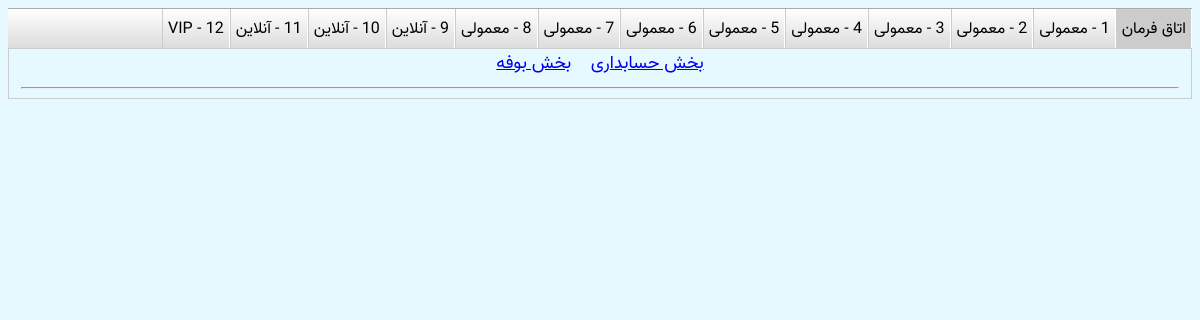
The page / on the database its author committed.
### tables this page shows
CREATE TABLE `plans` (
  `id` int(11) NOT NULL,
  `family` text NOT NULL,
  `name1` text NOT NULL,
  `name2` text NOT NULL,
  `name3` text NOT NULL,
  `name4` text NOT NULL,
  `count` int(5) NOT NULL DEFAULT 1,
  `price1` bigint(20) NOT NULL DEFAULT 0,
  `price2` int(11) NOT NULL DEFAULT 0,
  `price3` int(11) NOT NULL DEFAULT 0,
  `price4` int(11) NOT NULL DEFAULT 0,
  `datetime` timestamp NOT NULL DEFAULT current_timestamp(),
  `datetimeUpdate` timestamp NULL DEFAULT NULL ON UPDATE current_timestamp()
);

### _core.php (called while the page is built, shortened)
<?php
require "phpedb.php";
$db = new database();
$db->db="gamenet";

### phpedb.php (called while the page is built, shortened)
<?php
class database
{
	public $database=null;
	public $db="";
	public function connect($host="localhost",$user="root",$pass="")
	{
		try
		{
			$this->database=new PDO("mysql:host=$host;",$user,$pass);
			$this->database->setAttribute(PDO::ATTR_ERRMODE,PDO::ERRMODE_EXCEPTION);
			$this->database->query('SET NAMES '.'utf8mb4');
		}
		catch(PDOException $e)
		{
			$this->database=null;
			$this->error_page($e->getMessage());
		}
	}
	public function selects($table,$clause=[],$after="",$fields="*")
	{
		try
		{
			$sql = "SELECT ".$fields." FROM `".$this->db."`.`".$table."` ";
			$sql.=" ". $after." ";
			$sql.=";";
			$stmt = $this->database->prepare($sql);
			$stmt->execute();
			return $stmt->fetchAll(PDO::FETCH_ASSOC);
		}
		catch(PDOException $e)
		{
			$this->error_page($e->getMessage());
		}
	}
}

### index.php (the view, shortened to what this page needs)
<?php
require "_core.php";
$plans = $db->selects("plans");
?>
<link rel="stylesheet" type="text/css" href="style.css?r=<?=rand()?>">
<link rel="stylesheet" type="text/css" href="sweetalert2.min.css?r=<?=rand()?>">
<div class="tab">
	<button class="tablinks active" onclick="openCity(event, 'new-customer')" id="tab-new-customer">اتاق فرمان</button>
	<?php $i=1; ?>
	<?php foreach($plans as $plan) { ?>
		<?php for($j=1;$j<=$plan["count"]; $j++) { ?>
			<button id="tab-system-<?=$i ?>" class="tablinks" onclick="openCity(event, 'system-<?= $i ?>')"><?= $i ?> - <?= $plan["family"]?></button>
			<?php $i++ ?>
		<?php } ?>
	<?php } ?>
</div>
<div class="tabcontent" id="new-customer">
    <center>
        <a href="setting.php">بخش حسابداری</a>
        <a href="food.php">بخش بوفه</a>
    </center>
    <hr>
</div>

### style.css (style rules this page uses)
* { box-sizing: border-box; font-family: Vazir; direction: rtl; }
.tab { background: linear-gradient(#fff, #dcdcdc); border-top: 1px solid #aaa; float: left; width: 100%; height: 40px; }
.tab button { background-color: inherit; color: black; width: auto; float: right; border: none; outline: none; text-align: left; cursor: pointer; transition: 0.3s; font-size: 11px; height: 40px; font-size: 16px; border-right: 1px solid #fff; border-left: 1px solid #ccc; border-bottom: 1px solid #ccc; padding-left: 5px; padding-right: 5px; }
.tab button.active { background-color: #ccc; }
.tabcontent { float: left; padding: 0px 12px; border: 1px solid #ccc; width: 100%; height: auto; }

### rows shown on the page
plans: family "معمولی"
plans: family "آنلاین"
plans: family "VIP"
